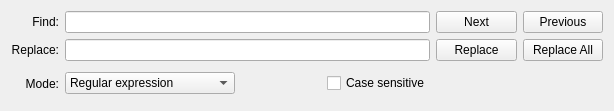
<?xml version="1.0" encoding="UTF-8"?>
<ui version="4.0">
 <class>FindAndReplace</class>
 <widget class="QWidget" name="FindAndReplace">
  <property name="geometry">
   <rect>
    <x>0</x>
    <y>0</y>
    <width>614</width>
    <height>111</height>
   </rect>
  </property>
  <property name="windowTitle">
   <string>FindAndReplace</string>
  </property>
  <layout class="QGridLayout" name="gridLayout">
   <item row="1" column="4">
    <widget class="QPushButton" name="btnReplace">
     <property name="sizePolicy">
      <sizepolicy hsizetype="Preferred" vsizetype="Fixed">
       <horstretch>0</horstretch>
       <verstretch>0</verstretch>
      </sizepolicy>
     </property>
     <property name="text">
      <string>Replace</string>
     </property>
    </widget>
   </item>
   <item row="1" column="1" colspan="3">
    <widget class="QLineEdit" name="leReplace"/>
   </item>
   <item row="2" column="3">
    <widget class="QCheckBox" name="chckCase">
     <property name="sizePolicy">
      <sizepolicy hsizetype="Fixed" vsizetype="Fixed">
       <horstretch>0</horstretch>
       <verstretch>0</verstretch>
      </sizepolicy>
     </property>
     <property name="layoutDirection">
      <enum>Qt::LeftToRight</enum>
     </property>
     <property name="text">
      <string>Case sensitive</string>
     </property>
    </widget>
   </item>
   <item row="2" column="0">
    <widget class="QLabel" name="label_3">
     <property name="layoutDirection">
      <enum>Qt::RightToLeft</enum>
     </property>
     <property name="text">
      <string>Mode:</string>
     </property>
     <property name="alignment">
      <set>Qt::AlignRight|Qt::AlignTrailing|Qt::AlignVCenter</set>
     </property>
    </widget>
   </item>
   <item row="0" column="5">
    <widget class="QPushButton" name="btnFindPrev">
     <property name="sizePolicy">
      <sizepolicy hsizetype="Preferred" vsizetype="Fixed">
       <horstretch>0</horstretch>
       <verstretch>0</verstretch>
      </sizepolicy>
     </property>
     <property name="text">
      <string>Previous</string>
     </property>
    </widget>
   </item>
   <item row="0" column="0">
    <widget class="QLabel" name="label">
     <property name="sizePolicy">
      <sizepolicy hsizetype="Preferred" vsizetype="Preferred">
       <horstretch>0</horstretch>
       <verstretch>0</verstretch>
      </sizepolicy>
     </property>
     <property name="text">
      <string>Find:</string>
     </property>
     <property name="alignment">
      <set>Qt::AlignRight|Qt::AlignTrailing|Qt::AlignVCenter</set>
     </property>
    </widget>
   </item>
   <item row="1" column="0">
    <widget class="QLabel" name="label_2">
     <property name="sizePolicy">
      <sizepolicy hsizetype="Fixed" vsizetype="Preferred">
       <horstretch>0</horstretch>
       <verstretch>0</verstretch>
      </sizepolicy>
     </property>
     <property name="layoutDirection">
      <enum>Qt::RightToLeft</enum>
     </property>
     <property name="text">
      <string>Replace:</string>
     </property>
     <property name="alignment">
      <set>Qt::AlignRight|Qt::AlignTrailing|Qt::AlignVCenter</set>
     </property>
    </widget>
   </item>
   <item row="0" column="4">
    <widget class="QPushButton" name="btnFindNext">
     <property name="sizePolicy">
      <sizepolicy hsizetype="Preferred" vsizetype="Fixed">
       <horstretch>0</horstretch>
       <verstretch>0</verstretch>
      </sizepolicy>
     </property>
     <property name="text">
      <string>Next</string>
     </property>
    </widget>
   </item>
   <item row="1" column="5">
    <widget class="QPushButton" name="btnReplaceAll">
     <property name="sizePolicy">
      <sizepolicy hsizetype="Preferred" vsizetype="Fixed">
       <horstretch>0</horstretch>
       <verstretch>0</verstretch>
      </sizepolicy>
     </property>
     <property name="text">
      <string>Replace All</string>
     </property>
    </widget>
   </item>
   <item row="2" column="1">
    <widget class="QComboBox" name="cmbMode">
     <property name="sizePolicy">
      <sizepolicy hsizetype="Fixed" vsizetype="Fixed">
       <horstretch>0</horstretch>
       <verstretch>0</verstretch>
      </sizepolicy>
     </property>
     <property name="minimumSize">
      <size>
       <width>170</width>
       <height>0</height>
      </size>
     </property>
     <property name="currentIndex">
      <number>2</number>
     </property>
     <property name="sizeAdjustPolicy">
      <enum>QComboBox::AdjustToMinimumContentsLength</enum>
     </property>
     <item>
      <property name="text">
       <string>Plain text</string>
      </property>
     </item>
     <item>
      <property name="text">
       <string>Whole words</string>
      </property>
     </item>
     <item>
      <property name="text">
       <string>Regular expression</string>
      </property>
     </item>
    </widget>
   </item>
   <item row="0" column="1" colspan="3">
    <widget class="QLineEdit" name="leFind"/>
   </item>
   <item row="2" column="2">
    <spacer name="verticalSpacer">
     <property name="orientation">
      <enum>Qt::Vertical</enum>
     </property>
     <property name="sizeHint" stdset="0">
      <size>
       <width>20</width>
       <height>40</height>
      </size>
     </property>
    </spacer>
   </item>
  </layout>
 </widget>
 <resources/>
 <connections/>
</ui>
